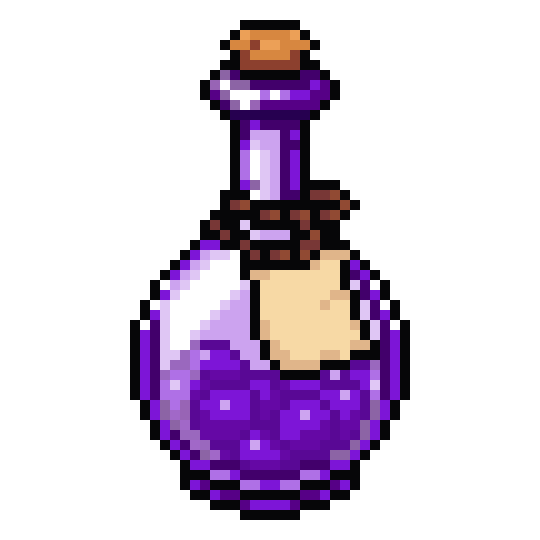
#> input picture kit/pause/assets/jar_melatonin.png, 540 x 540 px, found by its file name
$ python r26.py
#> lines starting #> are read from the running program, lines starting #| are printed output that depends on the picture
### kit/fork_race2/hook.py
"""Standard Code Name hook band (Bennett: the hook makes or breaks the video).
usage:
    import sys; sys.path.insert(0, '<scratchpad>/pixellab/safezone'); from hook import hook_layer
    HOOK, HOOK_BOTTOM = hook_layer(['WHICH JAR IS', "CYRUS'S?"], accent=1, color=(255,214,60))
    frame.alpha_composite(HOOK)      # draw LAST (on top of everything) every frame
    # put content below HOOK_BOTTOM (typically ~450-470) and above y=1500
lines: 1-2 short lines of the original hook. accent: index of the line drawn in `color` (others white), or None.
sub: optional small secondary line (>=34px), drawn under the main lines.
"""
from PIL import Image, ImageDraw, ImageFont
import os
FONT = os.path.join(os.path.dirname(__file__), '../../npmfont/ps/package/files/PressStart2P.ttf')
W, H = 1080, 1920
X0, X1, Y0 = 70, 1025, 262
def _fit(lines, maxw, hi=80, lo=48):
#> called with maxw = 915, hi = 80, lo = 48
    for s in range(hi, lo - 1, -2):
        f = ImageFont.truetype(FONT, s); d = ImageDraw.Draw(Image.new('L', (1, 1)))
        if all(d.textlength(l, font=f) + 2 * 9 <= maxw for l in lines): return f, s
    return ImageFont.truetype(FONT, lo), lo
# [20 lines left out: function hook_layer, not called in this run]
# [4 lines that do not run on import are left out]

### kit/fork_rc1/hook2.py
"""hook_layer with the comment prompt as a real second line of the band, at least 44px (RECUT_BRIEF rule).
Same look as safezone/hook.py; sub line is 44-52px, white, thinner stroke, separated by a thin divider."""
import sys, os
sys.path.insert(0, '/tmp/claude-0/-home-claude/3d9a853e-960c-501e-b487-63abffb4f487/scratchpad/pixellab/safezone')
from hook import _fit, FONT, W, H, X0, X1, Y0
from PIL import Image, ImageDraw, ImageFont
def hook_layer2(lines, accent=None, color=(255, 214, 60), sub=None, sub_color=(240, 240, 240), border=None, sub_max=52):
    lines = [l.upper() for l in lines][:2]
    f, s = _fit(lines, X1 - X0 - 40)
    gap = int(s * 0.38); pad = 26
    h = len(lines) * s + (len(lines) - 1) * gap + 2 * pad
    if sub:
        fs, ss = _fit([sub], X1 - X0 - 40, sub_max, 44)
        d0 = ImageDraw.Draw(Image.new('L', (1, 1)))
        assert d0.textlength(sub, font=fs) + 12 <= X1 - X0 - 30, ('sub too long for 44px', sub)
        h += ss + 34
    L = Image.new('RGBA', (W, H), (0, 0, 0, 0)); d = ImageDraw.Draw(L)
#> after `L = Image.new('RGBA', (W, H), (0, 0, 0, 0))`: L: PIL image 1080x1920 RGBA; every value is 0
    d.rounded_rectangle([X0, Y0, X1, Y0 + h], 22, fill=(14, 10, 24, 232), outline=border or color, width=6)
    y = Y0 + pad
    for i, l in enumerate(lines):
        c = color if accent == i else (255, 255, 255)
        w = d.textlength(l, font=f)
        d.text(((X0 + X1) / 2 - w / 2, y), l, font=f, fill=c, stroke_width=9, stroke_fill=(10, 6, 18))
        y += s + gap
#> this loop made 2 passes
#> w on passes 1 to 2: 673.6, 601.8
#> after the loop, y = 508
    if sub:
        y = y - gap + 14
#> y = 492
        d.line([(X0 + 60, y), (X1 - 60, y)], fill=(color if border is None else border)[:3] + (120,), width=3)
        y += 18
#> y = 510
        w = d.textlength(sub, font=fs)
#> w = 528.1
        d.text(((X0 + X1) / 2 - w / 2, y), sub, font=fs, fill=sub_color, stroke_width=6, stroke_fill=(10, 6, 18))
    return L, Y0 + h
# [3 lines that do not run on import are left out]

### kit/fork1/common.py
import os, glob, math, json, subprocess, random
from PIL import Image, ImageDraw, ImageFont, ImageEnhance, ImageFilter
SP = '/tmp/claude-0/-home-claude/3d9a853e-960c-501e-b487-63abffb4f487/scratchpad/'
FONT = SP + 'npmfont/ps/package/files/PressStart2P.ttf'; A = SP + 'pause/assets/'; PL = SP + 'pixellab/'
W, H, FPS = 1080, 1920, 30
_fc = {}
def F(s):
    if s not in _fc: _fc[s] = ImageFont.truetype(FONT, s)
    return _fc[s]
def crop(im): return im.crop(im.getbbox())
def up(im, k): return im.resize((max(1, int(im.width * k)), max(1, int(im.height * k))), Image.NEAREST)
def layer(img, fn):
    L = Image.new('RGBA', img.size, (0, 0, 0, 0)); fn(ImageDraw.Draw(L)); img.alpha_composite(L)
def ctext(d, x, y, t, f, fill=(255, 255, 255), sw=6, a=255, sc=(20, 15, 35)):
    w = d.textlength(t, font=f); d.text((x - w / 2, y), t, font=f, fill=tuple(fill[:3]) + (a,), stroke_width=sw, stroke_fill=tuple(sc[:3]) + (a,))
# [18 lines left out: functions text_layer, gif_frames, not called in this run]
IDLE_FILE = {'joy': 'idle_0.gif', 'cyrus': 'idle_1.gif', 'ray': 'idle_2.gif', 'cleo': 'idle_3.gif', 'hollow': 'idle_9.gif'}
# [4 lines left out: function idle, not called in this run]
VIC = {'joy': 'vic_Victory_Pose.gif', 'cyrus': 'vic_VictoryPose_1_2f3491a2-9eb4-4ed3-a96d-f50d84bb993a.gif', 'cleo': 'vic_victoryPose.gif', 'ray': 'vic_victoryPose_1.gif', 'hollow': 'hollow-victory.gif'}
def vic(g, h): return gif_frames(A + VIC[g], h=h)
def seq(d, k=2, lo=1, hi=None):
    fs = sorted(glob.glob(d + '/*.png'))[lo:hi]
    return [up(Image.open(p).convert('RGBA'), k) for p in fs]
GUMK = ['mush', 'acv', 'mel', 'cre', 'gold']
def gummy(kind, k=2): return up(Image.open(PL + f'gummies/pick_{kind}.png').convert('RGBA'), k)
# [10 lines left out: function bg_frames, not called in this run]
class Writer:
    def __init__(self, path):
        self.p = subprocess.Popen(['ffmpeg', '-y', '-loglevel', 'error', '-f', 'rawvideo', '-pix_fmt', 'rgb24', '-s', f'{W}x{H}', '-r', str(FPS), '-i', '-',
                                   '-c:v', 'libx264', '-preset', 'veryfast', '-crf', '18', '-pix_fmt', 'yuv420p', path], stdin=subprocess.PIPE)
    def write(self, img): self.p.stdin.write(img.convert('RGB').tobytes())
    def close(self): self.p.stdin.close(); self.p.wait()
# [9 lines left out: functions mix, ship, not called in this run]
def sheet(mp4, out, n=8, cols=8):
    d = float(subprocess.run(['ffprobe', '-v', 'error', '-show_entries', 'format=duration', '-of', 'csv=p=0', mp4], capture_output=True, text=True).stdout)
    subprocess.run(['ffmpeg', '-y', '-loglevel', 'error', '-i', mp4, '-vf', f'fps={n}/{d},scale=270:480,tile={cols}x{max(1, n // cols)}', '-frames:v', '1', out])

### kit/fork_rc4/v26/r26.py
# #26 Put the gummy in the bottle -- review recut (fork_rc4). One-frame puzzle: exactly one frame has the gummy in the mouth.
import sys, json, math, random, os
SP_ = '/tmp/claude-0/-home-claude/3d9a853e-960c-501e-b487-63abffb4f487/scratchpad/'
sys.path.insert(0, SP_ + 'fork1'); from common import *
sys.path.insert(0, SP_ + 'fork_rc1'); from hook2 import hook_layer2
import numpy as np
os.chdir(os.path.dirname(os.path.abspath(__file__)))
SEED = int(sys.argv[1]) if len(sys.argv) > 1 else 1
MODE = sys.argv[2] if len(sys.argv) > 2 else 'render'          # 'search' | 'preview:t,t' | 'render'
DUR = 10.0; NF = int(DUR * FPS); TEND = 8.6; LAUNCH = 0.6
HOOK, HB = hook_layer2(['PUT THE GUMMY', 'IN THE BOTTLE'], accent=1, sub="PAUSE WHEN IT'S IN")
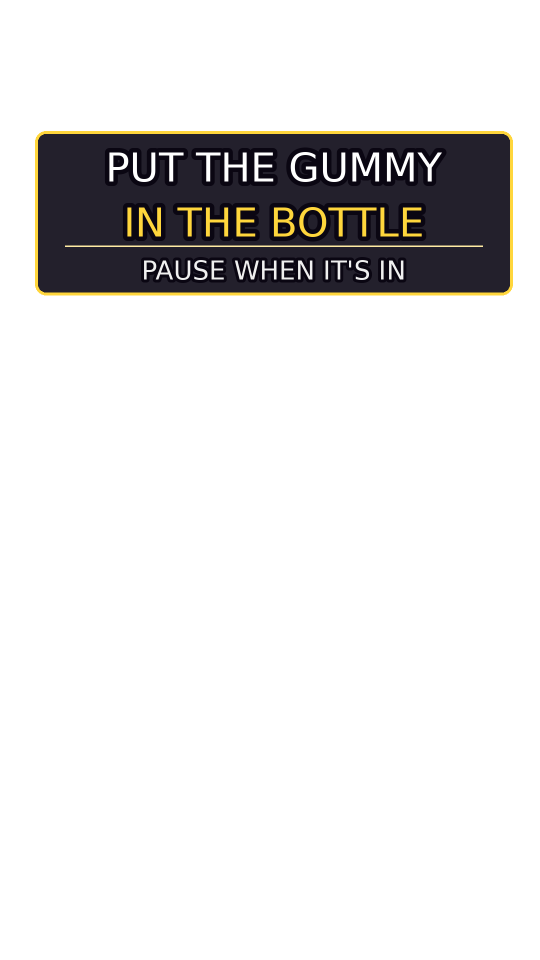
#> HOOK: PIL image 1080x1920 RGBA (shown at 1/2 size); mean R, G, B, A 7.1, 6.1, 5.8, 36.2; transparent parts drawn white
#> HB = 590
PY0 = HB + 10; PY1 = PY0 + 74                          # comment prompt plate
#> after `PY0 = HB + 10`: PY0 = 600
#> after `PY1 = PY0 + 74`: PY1 = 674
JAR = Image.open(A + 'jar_melatonin.png').convert('RGBA')
#> JAR is the input picture: PIL image 540x540 RGBA; mean R, G, B, A 33.4, 18.8, 38.8, 72.2
BOT = JAR.copy(); ImageDraw.Draw(BOT).rectangle([0, 0, 540, 67], fill=(0, 0, 0, 0))
S = 1.4; BOT = BOT.resize((int(540 * S), int(540 * S)), Image.NEAREST)          # bottle 1.2 -> 1.4
#> after `BOT = BOT.resize((int(540 * S), int(540 * S)), Image.NEAREST)`:
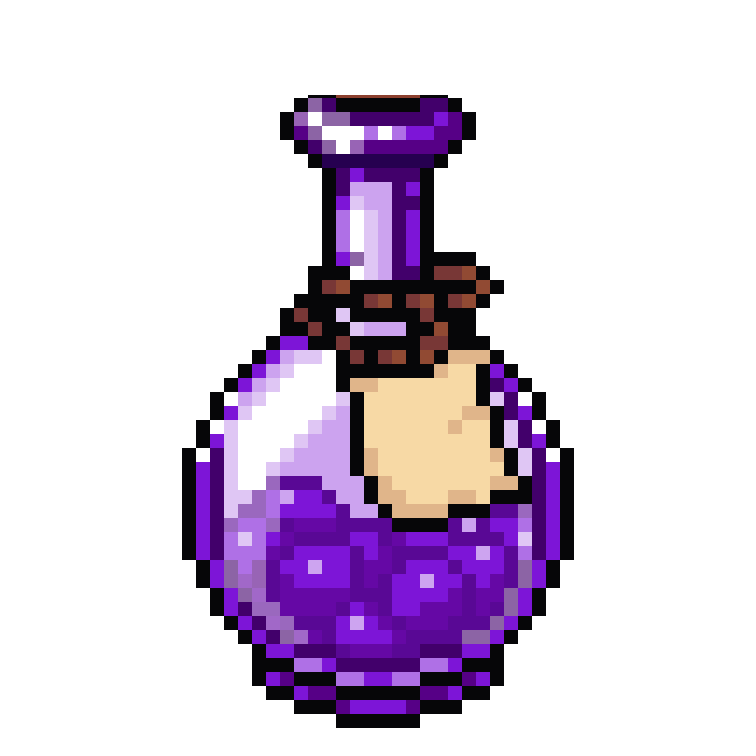
#> BOT: PIL image 756x756 RGBA; mean R, G, B, A 31.7, 17.8, 38.2, 68.7; transparent parts drawn white
BX, BY = 300, 1490 - int(520 * S)
TX, TY = BX + int(270 * S), BY + int(78 * S)            # mouth centre
K = 7                                                    # Rayleigh 6x -> 7x
RAY = seq(SP_ + 'fork3/ray_cast', K, 1, 9)
FX0, FY0 = -124, 1490 - 78 * K
OX, OY = FX0 + 59 * K, FY0 + 35 * K                      # staff orb
GUM = gummy('mel', 3)
#> (the run stopped early here; a loop or call above may not have finished)
